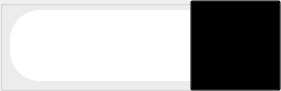
  <widget class="QGroupBox" name="groupBox_4">
   <property name="geometry">
    <rect>
     <x>40</x>
     <y>210</y>
     <width>281</width>
     <height>91</height>
    </rect>
   </property>
   <property name="styleSheet">
    <string notr="true">#groupBox_4 {
    border: none; /* Çerçeveyi kaldırmak için */
}
</string>
   </property>
   <property name="title">
    <string/>
   </property>
   <widget class="QPushButton" name="btnArka1_21">
    <property name="geometry">
     <rect>
      <x>10</x>
      <y>10</y>
      <width>251</width>
      <height>71</height>
     </rect>
    </property>
    <property name="palette">
     <palette>
      <active>
       <colorrole role="WindowText">
        <brush brushstyle="SolidPattern">
         <color alpha="255">
          <red>0</red>
          <green>0</green>
          <blue>0</blue>
         </color>
        </brush>
       </colorrole>
       <colorrole role="Button">
        <brush brushstyle="SolidPattern">
         <color alpha="255">
          <red>255</red>
          <green>255</green>
          <blue>255</blue>
         </color>
        </brush>
       </colorrole>
       <colorrole role="Light">
        <brush brushstyle="SolidPattern">
         <color alpha="255">
          <red>255</red>
          <green>255</green>
          <blue>255</blue>
         </color>
        </brush>
       </colorrole>
       <colorrole role="Midlight">
        <brush brushstyle="SolidPattern">
         <color alpha="255">
          <red>255</red>
          <green>255</green>
          <blue>255</blue>
         </color>
        </brush>
       </colorrole>
       <colorrole role="Dark">
        <brush brushstyle="SolidPattern">
         <color alpha="255">
          <red>127</red>
          <green>127</green>
          <blue>127</blue>
         </color>
        </brush>
       </colorrole>
       <colorrole role="Mid">
        <brush brushstyle="SolidPattern">
         <color alpha="255">
          <red>170</red>
          <green>170</green>
          <blue>170</blue>
         </color>
        </brush>
       </colorrole>
       <colorrole role="Text">
        <brush brushstyle="SolidPattern">
         <color alpha="255">
          <red>0</red>
          <green>0</green>
          <blue>0</blue>
         </color>
        </brush>
       </colorrole>
       <colorrole role="BrightText">
        <brush brushstyle="SolidPattern">
         <color alpha="255">
          <red>255</red>
          <green>255</green>
          <blue>255</blue>
         </color>
        </brush>
       </colorrole>
       <colorrole role="ButtonText">
        <brush brushstyle="SolidPattern">
         <color alpha="255">
          <red>0</red>
          <green>0</green>
          <blue>0</blue>
         </color>
        </brush>
       </colorrole>
       <colorrole role="Base">
        <brush brushstyle="SolidPattern">
         <color alpha="255">
          <red>255</red>
          <green>255</green>
          <blue>255</blue>
         </color>
        </brush>
       </colorrole>
       <colorrole role="Window">
        <brush brushstyle="SolidPattern">
         <color alpha="255">
          <red>255</red>
          <green>255</green>
          <blue>255</blue>
         </color>
        </brush>
       </colorrole>
       <colorrole role="Shadow">
        <brush brushstyle="SolidPattern">
         <color alpha="255">
          <red>0</red>
          <green>0</green>
          <blue>0</blue>
         </color>
        </brush>
       </colorrole>
       <colorrole role="AlternateBase">
        <brush brushstyle="SolidPattern">
         <color alpha="255">
          <red>255</red>
          <green>255</green>
          <blue>255</blue>
         </color>
        </brush>
       </colorrole>
       <colorrole role="ToolTipBase">
        <brush brushstyle="SolidPattern">
         <color alpha="255">
          <red>255</red>
          <green>255</green>
          <blue>220</blue>
         </color>
        </brush>
       </colorrole>
       <colorrole role="ToolTipText">
        <brush brushstyle="SolidPattern">
         <color alpha="255">
          <red>0</red>
          <green>0</green>
          <blue>0</blue>
         </color>
        </brush>
       </colorrole>
      </active>
      <inactive>
       <colorrole role="WindowText">
        <brush brushstyle="SolidPattern">
         <color alpha="255">
          <red>0</red>
          <green>0</green>
          <blue>0</blue>
         </color>
        </brush>
       </colorrole>
       <colorrole role="Button">
        <brush brushstyle="SolidPattern">
         <color alpha="255">
          <red>255</red>
          <green>255</green>
          <blue>255</blue>
         </color>
        </brush>
       </colorrole>
       <colorrole role="Light">
        <brush brushstyle="SolidPattern">
         <color alpha="255">
          <red>255</red>
          <green>255</green>
          <blue>255</blue>
         </color>
        </brush>
       </colorrole>
       <colorrole role="Midlight">
        <brush brushstyle="SolidPattern">
         <color alpha="255">
          <red>255</red>
          <green>255</green>
          <blue>255</blue>
         </color>
        </brush>
       </colorrole>
       <colorrole role="Dark">
        <brush brushstyle="SolidPattern">
         <color alpha="255">
          <red>127</red>
          <green>127</green>
          <blue>127</blue>
         </color>
        </brush>
       </colorrole>
       <colorrole role="Mid">
        <brush brushstyle="SolidPattern">
         <color alpha="255">
          <red>170</red>
          <green>170</green>
          <blue>170</blue>
         </color>
        </brush>
       </colorrole>
       <colorrole role="Text">
        <brush brushstyle="SolidPattern">
         <color alpha="255">
          <red>0</red>
          <green>0</green>
          <blue>0</blue>
         </color>
        </brush>
       </colorrole>
       <colorrole role="BrightText">
        <brush brushstyle="SolidPattern">
         <color alpha="255">
          <red>255</red>
          <green>255</green>
          <blue>255</blue>
         </color>
        </brush>
       </colorrole>
       <colorrole role="ButtonText">
        <brush brushstyle="SolidPattern">
         <color alpha="255">
          <red>0</red>
          <green>0</green>
          <blue>0</blue>
         </color>
        </brush>
       </colorrole>
       <colorrole role="Base">
        <brush brushstyle="SolidPattern">
         <color alpha="255">
          <red>255</red>
          <green>255</green>
          <blue>255</blue>
         </color>
        </brush>
       </colorrole>
       <colorrole role="Window">
        <brush brushstyle="SolidPattern">
         <color alpha="255">
          <red>255</red>
          <green>255</green>
          <blue>255</blue>
         </color>
        </brush>
       </colorrole>
       <colorrole role="Shadow">
        <brush brushstyle="SolidPattern">
         <color alpha="255">
          <red>0</red>
          <green>0</green>
          <blue>0</blue>
         </color>
        </brush>
       </colorrole>
       <colorrole role="AlternateBase">
        <brush brushstyle="SolidPattern">
         <color alpha="255">
          <red>255</red>
          <green>255</green>
          <blue>255</blue>
         </color>
        </brush>
       </colorrole>
       <colorrole role="ToolTipBase">
        <brush brushstyle="SolidPattern">
         <color alpha="255">
          <red>255</red>
          <green>255</green>
          <blue>220</blue>
         </color>
        </brush>
       </colorrole>
       <colorrole role="ToolTipText">
        <brush brushstyle="SolidPattern">
         <color alpha="255">
          <red>0</red>
          <green>0</green>
          <blue>0</blue>
         </color>
        </brush>
       </colorrole>
      </inactive>
      <disabled>
       <colorrole role="WindowText">
        <brush brushstyle="SolidPattern">
         <color alpha="255">
          <red>127</red>
          <green>127</green>
          <blue>127</blue>
         </color>
        </brush>
       </colorrole>
       <colorrole role="Button">
        <brush brushstyle="SolidPattern">
         <color alpha="255">
          <red>255</red>
          <green>255</green>
          <blue>255</blue>
         </color>
        </brush>
       </colorrole>
       <colorrole role="Light">
        <brush brushstyle="SolidPattern">
         <color alpha="255">
          <red>255</red>
          <green>255</green>
          <blue>255</blue>
         </color>
        </brush>
       </colorrole>
       <colorrole role="Midlight">
        <brush brushstyle="SolidPattern">
         <color alpha="255">
          <red>255</red>
          <green>255</green>
          <blue>255</blue>
         </color>
        </brush>
       </colorrole>
       <colorrole role="Dark">
        <brush brushstyle="SolidPattern">
         <color alpha="255">
          <red>127</red>
          <green>127</green>
          <blue>127</blue>
         </color>
        </brush>
       </colorrole>
       <colorrole role="Mid">
        <brush brushstyle="SolidPattern">
         <color alpha="255">
          <red>170</red>
          <green>170</green>
          <blue>170</blue>
         </color>
        </brush>
       </colorrole>
       <colorrole role="Text">
        <brush brushstyle="SolidPattern">
         <color alpha="255">
          <red>127</red>
          <green>127</green>
          <blue>127</blue>
         </color>
        </brush>
       </colorrole>
       <colorrole role="BrightText">
        <brush brushstyle="SolidPattern">
         <color alpha="255">
          <red>255</red>
          <green>255</green>
          <blue>255</blue>
         </color>
        </brush>
       </colorrole>
       <colorrole role="ButtonText">
        <brush brushstyle="SolidPattern">
         <color alpha="255">
          <red>127</red>
          <green>127</green>
          <blue>127</blue>
         </color>
        </brush>
       </colorrole>
       <colorrole role="Base">
        <brush brushstyle="SolidPattern">
         <color alpha="255">
          <red>255</red>
          <green>255</green>
          <blue>255</blue>
         </color>
        </brush>
       </colorrole>
       <colorrole role="Window">
        <brush brushstyle="SolidPattern">
         <color alpha="255">
          <red>255</red>
          <green>255</green>
          <blue>255</blue>
         </color>
        </brush>
       </colorrole>
       <colorrole role="Shadow">
        <brush brushstyle="SolidPattern">
         <color alpha="255">
          <red>0</red>
          <green>0</green>
          <blue>0</blue>
         </color>
        </brush>
       </colorrole>
       <colorrole role="AlternateBase">
        <brush brushstyle="SolidPattern">
         <color alpha="255">
          <red>255</red>
          <green>255</green>
          <blue>255</blue>
         </color>
        </brush>
       </colorrole>
       <colorrole role="ToolTipBase">
        <brush brushstyle="SolidPattern">
         <color alpha="255">
          <red>255</red>
          <green>255</green>
          <blue>220</blue>
         </color>
        </brush>
       </colorrole>
       <colorrole role="ToolTipText">
        <brush brushstyle="SolidPattern">
         <color alpha="255">
          <red>0</red>
          <green>0</green>
          <blue>0</blue>
         </color>
        </brush>
       </colorrole>
      </disabled>
     </palette>
    </property>
    <property name="styleSheet">
     <string notr="true">background-color: rgb(255, 255, 255);
border-radius:30px</string>
    </property>
    <property name="text">
     <string/>
    </property>
    <property name="iconSize">
     <size>
      <width>383</width>
      <height>70</height>
     </size>
    </property>
   </widget>
   <widget class="QPushButton" name="lblOdemeMasaNo">
    <property name="geometry">
     <rect>
      <x>30</x>
      <y>10</y>
      <width>161</width>
      <height>71</height>
     </rect>
    </property>
    <property name="palette">
     <palette>
      <active>
       <colorrole role="WindowText">
        <brush brushstyle="SolidPattern">
         <color alpha="255">
          <red>0</red>
          <green>0</green>
          <blue>0</blue>
         </color>
        </brush>
       </colorrole>
       <colorrole role="Button">
        <brush brushstyle="SolidPattern">
         <color alpha="0">
          <red>0</red>
          <green>0</green>
          <blue>0</blue>
         </color>
        </brush>
       </colorrole>
       <colorrole role="Text">
        <brush brushstyle="SolidPattern">
         <color alpha="255">
          <red>0</red>
          <green>0</green>
          <blue>0</blue>
         </color>
        </brush>
       </colorrole>
       <colorrole role="ButtonText">
        <brush brushstyle="SolidPattern">
         <color alpha="255">
          <red>0</red>
          <green>0</green>
          <blue>0</blue>
         </color>
        </brush>
       </colorrole>
       <colorrole role="Base">
        <brush brushstyle="SolidPattern">
         <color alpha="0">
          <red>0</red>
          <green>0</green>
          <blue>0</blue>
         </color>
        </brush>
       </colorrole>
       <colorrole role="Window">
        <brush brushstyle="SolidPattern">
         <color alpha="0">
          <red>0</red>
          <green>0</green>
          <blue>0</blue>
         </color>
        </brush>
       </colorrole>
      </active>
      <inactive>
       <colorrole role="WindowText">
        <brush brushstyle="SolidPattern">
         <color alpha="255">
          <red>0</red>
          <green>0</green>
          <blue>0</blue>
         </color>
        </brush>
       </colorrole>
       <colorrole role="Button">
        <brush brushstyle="SolidPattern">
         <color alpha="0">
          <red>0</red>
          <green>0</green>
          <blue>0</blue>
         </color>
        </brush>
       </colorrole>
       <colorrole role="Text">
        <brush brushstyle="SolidPattern">
         <color alpha="255">
          <red>0</red>
          <green>0</green>
          <blue>0</blue>
         </color>
        </brush>
       </colorrole>
       <colorrole role="ButtonText">
        <brush brushstyle="SolidPattern">
         <color alpha="255">
          <red>0</red>
          <green>0</green>
          <blue>0</blue>
         </color>
        </brush>
       </colorrole>
       <colorrole role="Base">
        <brush brushstyle="SolidPattern">
         <color alpha="0">
          <red>0</red>
          <green>0</green>
          <blue>0</blue>
         </color>
        </brush>
       </colorrole>
       <colorrole role="Window">
        <brush brushstyle="SolidPattern">
         <color alpha="0">
          <red>0</red>
          <green>0</green>
          <blue>0</blue>
         </color>
        </brush>
       </colorrole>
      </inactive>
      <disabled>
       <colorrole role="WindowText">
        <brush brushstyle="SolidPattern">
         <color alpha="255">
          <red>0</red>
          <green>0</green>
          <blue>0</blue>
         </color>
        </brush>
       </colorrole>
       <colorrole role="Button">
        <brush brushstyle="SolidPattern">
         <color alpha="0">
          <red>0</red>
          <green>0</green>
          <blue>0</blue>
         </color>
        </brush>
       </colorrole>
       <colorrole role="Text">
        <brush brushstyle="SolidPattern">
         <color alpha="255">
          <red>0</red>
          <green>0</green>
          <blue>0</blue>
         </color>
        </brush>
       </colorrole>
       <colorrole role="ButtonText">
        <brush brushstyle="SolidPattern">
         <color alpha="255">
          <red>0</red>
          <green>0</green>
          <blue>0</blue>
         </color>
        </brush>
       </colorrole>
       <colorrole role="Base">
        <brush brushstyle="SolidPattern">
         <color alpha="0">
          <red>0</red>
          <green>0</green>
          <blue>0</blue>
         </color>
        </brush>
       </colorrole>
       <colorrole role="Window">
        <brush brushstyle="SolidPattern">
         <color alpha="0">
          <red>0</red>
          <green>0</green>
          <blue>0</blue>
         </color>
        </brush>
       </colorrole>
      </disabled>
     </palette>
    </property>
    <property name="font">
     <font>
      <family>Cascadia Mono</family>
      <pointsize>18</pointsize>
      <weight>75</weight>
      <bold>true</bold>
     </font>
    </property>
    <property name="autoFillBackground">
     <bool>false</bool>
    </property>
    <property name="styleSheet">
     <string notr="true">QPushButton {
    background-color: transparent;
    color: black;
    border: none;
    border-bottom: 2px solid transparent;
    padding-bottom: 2px; /* Butonun altına boşluk ekler, alt çizgiyi görünür kılar */
}
</string>
    </property>
    <property name="text">
     <string/>
    </property>
    <property name="checkable">
     <bool>true</bool>
    </property>
   </widget>
   <widget class="QPushButton" name="btnUrunGetir">
    <property name="geometry">
     <rect>
      <x>190</x>
      <y>0</y>
      <width>91</width>
      <height>91</height>
     </rect>
    </property>
    <property name="palette">
     <palette>
      <active>
       <colorrole role="WindowText">
        <brush brushstyle="SolidPattern">
         <color alpha="255">
          <red>0</red>
          <green>0</green>
          <blue>0</blue>
         </color>
        </brush>
       </colorrole>
       <colorrole role="Button">
        <brush brushstyle="SolidPattern">
         <color alpha="0">
          <red>0</red>
          <green>0</green>
          <blue>0</blue>
         </color>
        </brush>
       </colorrole>
       <colorrole role="Light">
        <brush brushstyle="SolidPattern">
         <color alpha="255">
          <red>255</red>
          <green>255</green>
          <blue>255</blue>
         </color>
        </brush>
       </colorrole>
       <colorrole role="Midlight">
        <brush brushstyle="SolidPattern">
         <color alpha="255">
          <red>255</red>
          <green>255</green>
          <blue>255</blue>
         </color>
        </brush>
       </colorrole>
       <colorrole role="Dark">
        <brush brushstyle="SolidPattern">
         <color alpha="255">
          <red>127</red>
          <green>127</green>
          <blue>127</blue>
         </color>
        </brush>
       </colorrole>
       <colorrole role="Mid">
        <brush brushstyle="SolidPattern">
         <color alpha="255">
          <red>170</red>
          <green>170</green>
          <blue>170</blue>
         </color>
        </brush>
       </colorrole>
       <colorrole role="Text">
        <brush brushstyle="SolidPattern">
         <color alpha="255">
          <red>0</red>
          <green>0</green>
          <blue>0</blue>
         </color>
        </brush>
       </colorrole>
       <colorrole role="BrightText">
        <brush brushstyle="SolidPattern">
         <color alpha="255">
          <red>255</red>
          <green>255</green>
          <blue>255</blue>
         </color>
        </brush>
       </colorrole>
       <colorrole role="ButtonText">
        <brush brushstyle="SolidPattern">
         <color alpha="255">
          <red>0</red>
          <green>0</green>
          <blue>0</blue>
         </color>
        </brush>
       </colorrole>
       <colorrole role="Base">
        <brush brushstyle="SolidPattern">
         <color alpha="0">
          <red>0</red>
          <green>0</green>
          <blue>0</blue>
         </color>
        </brush>
       </colorrole>
       <colorrole role="Window">
        <brush brushstyle="SolidPattern">
         <color alpha="0">
          <red>0</red>
          <green>0</green>
          <blue>0</blue>
         </color>
        </brush>
       </colorrole>
       <colorrole role="Shadow">
        <brush brushstyle="SolidPattern">
         <color alpha="255">
          <red>0</red>
          <green>0</green>
          <blue>0</blue>
         </color>
        </brush>
       </colorrole>
       <colorrole role="AlternateBase">
        <brush brushstyle="SolidPattern">
         <color alpha="255">
          <red>255</red>
          <green>255</green>
          <blue>255</blue>
         </color>
        </brush>
       </colorrole>
       <colorrole role="ToolTipBase">
        <brush brushstyle="SolidPattern">
         <color alpha="255">
          <red>255</red>
          <green>255</green>
          <blue>220</blue>
         </color>
        </brush>
       </colorrole>
       <colorrole role="ToolTipText">
        <brush brushstyle="SolidPattern">
         <color alpha="255">
          <red>0</red>
          <green>0</green>
          <blue>0</blue>
         </color>
        </brush>
       </colorrole>
      </active>
      <inactive>
       <colorrole role="WindowText">
        <brush brushstyle="SolidPattern">
         <color alpha="255">
          <red>0</red>
          <green>0</green>
          <blue>0</blue>
         </color>
        </brush>
       </colorrole>
       <colorrole role="Button">
        <brush brushstyle="SolidPattern">
         <color alpha="0">
          <red>0</red>
          <green>0</green>
          <blue>0</blue>
         </color>
        </brush>
       </colorrole>
       <colorrole role="Light">
        <brush brushstyle="SolidPattern">
         <color alpha="255">
          <red>255</red>
          <green>255</green>
          <blue>255</blue>
         </color>
        </brush>
       </colorrole>
       <colorrole role="Midlight">
        <brush brushstyle="SolidPattern">
         <color alpha="255">
          <red>255</red>
          <green>255</green>
          <blue>255</blue>
         </color>
        </brush>
       </colorrole>
       <colorrole role="Dark">
        <brush brushstyle="SolidPattern">
         <color alpha="255">
          <red>127</red>
          <green>127</green>
          <blue>127</blue>
         </color>
        </brush>
       </colorrole>
       <colorrole role="Mid">
        <brush brushstyle="SolidPattern">
         <color alpha="255">
          <red>170</red>
          <green>170</green>
          <blue>170</blue>
         </color>
        </brush>
       </colorrole>
       <colorrole role="Text">
        <brush brushstyle="SolidPattern">
         <color alpha="255">
          <red>0</red>
          <green>0</green>
          <blue>0</blue>
         </color>
        </brush>
       </colorrole>
       <colorrole role="BrightText">
        <brush brushstyle="SolidPattern">
         <color alpha="255">
          <red>255</red>
          <green>255</green>
          <blue>255</blue>
         </color>
        </brush>
       </colorrole>
       <colorrole role="ButtonText">
        <brush brushstyle="SolidPattern">
         <color alpha="255">
          <red>0</red>
          <green>0</green>
          <blue>0</blue>
         </color>
        </brush>
       </colorrole>
       <colorrole role="Base">
        <brush brushstyle="SolidPattern">
         <color alpha="0">
          <red>0</red>
          <green>0</green>
          <blue>0</blue>
         </color>
        </brush>
       </colorrole>
       <colorrole role="Window">
        <brush brushstyle="SolidPattern">
         <color alpha="0">
          <red>0</red>
          <green>0</green>
          <blue>0</blue>
         </color>
        </brush>
       </colorrole>
       <colorrole role="Shadow">
        <brush brushstyle="SolidPattern">
         <color alpha="255">
          <red>0</red>
          <green>0</green>
          <blue>0</blue>
         </color>
        </brush>
       </colorrole>
       <colorrole role="AlternateBase">
        <brush brushstyle="SolidPattern">
         <color alpha="255">
          <red>255</red>
          <green>255</green>
          <blue>255</blue>
         </color>
        </brush>
       </colorrole>
       <colorrole role="ToolTipBase">
        <brush brushstyle="SolidPattern">
         <color alpha="255">
          <red>255</red>
          <green>255</green>
          <blue>220</blue>
         </color>
        </brush>
       </colorrole>
       <colorrole role="ToolTipText">
        <brush brushstyle="SolidPattern">
         <color alpha="255">
          <red>0</red>
          <green>0</green>
          <blue>0</blue>
         </color>
        </brush>
       </colorrole>
      </inactive>
      <disabled>
       <colorrole role="WindowText">
        <brush brushstyle="SolidPattern">
         <color alpha="255">
          <red>127</red>
          <green>127</green>
          <blue>127</blue>
         </color>
        </brush>
       </colorrole>
       <colorrole role="Button">
        <brush brushstyle="SolidPattern">
         <color alpha="0">
          <red>0</red>
          <green>0</green>
          <blue>0</blue>
         </color>
        </brush>
       </colorrole>
       <colorrole role="Light">
        <brush brushstyle="SolidPattern">
         <color alpha="255">
          <red>255</red>
          <green>255</green>
          <blue>255</blue>
         </color>
        </brush>
       </colorrole>
       <colorrole role="Midlight">
        <brush brushstyle="SolidPattern">
         <color alpha="255">
          <red>255</red>
          <green>255</green>
          <blue>255</blue>
         </color>
        </brush>
       </colorrole>
       <colorrole role="Dark">
        <brush brushstyle="SolidPattern">
         <color alpha="255">
          <red>127</red>
          <green>127</green>
          <blue>127</blue>
         </color>
        </brush>
       </colorrole>
       <colorrole role="Mid">
        <brush brushstyle="SolidPattern">
         <color alpha="255">
          <red>170</red>
          <green>170</green>
          <blue>170</blue>
         </color>
        </brush>
       </colorrole>
       <colorrole role="Text">
        <brush brushstyle="SolidPattern">
         <color alpha="255">
          <red>127</red>
          <green>127</green>
          <blue>127</blue>
         </color>
        </brush>
       </colorrole>
       <colorrole role="BrightText">
        <brush brushstyle="SolidPattern">
         <color alpha="255">
          <red>255</red>
          <green>255</green>
          <blue>255</blue>
         </color>
        </brush>
       </colorrole>
       <colorrole role="ButtonText">
        <brush brushstyle="SolidPattern">
         <color alpha="255">
          <red>127</red>
          <green>127</green>
          <blue>127</blue>
         </color>
        </brush>
       </colorrole>
       <colorrole role="Base">
        <brush brushstyle="SolidPattern">
         <color alpha="0">
          <red>0</red>
          <green>0</green>
          <blue>0</blue>
         </color>
        </brush>
       </colorrole>
       <colorrole role="Window">
        <brush brushstyle="SolidPattern">
         <color alpha="0">
          <red>0</red>
          <green>0</green>
          <blue>0</blue>
         </color>
        </brush>
       </colorrole>
       <colorrole role="Shadow">
        <brush brushstyle="SolidPattern">
         <color alpha="255">
          <red>0</red>
          <green>0</green>
          <blue>0</blue>
         </color>
        </brush>
       </colorrole>
       <colorrole role="AlternateBase">
        <brush brushstyle="SolidPattern">
         <color alpha="255">
          <red>255</red>
          <green>255</green>
          <blue>255</blue>
         </color>
        </brush>
       </colorrole>
       <colorrole role="ToolTipBase">
        <brush brushstyle="SolidPattern">
         <color alpha="255">
          <red>255</red>
          <green>255</green>
          <blue>220</blue>
         </color>
        </brush>
       </colorrole>
       <colorrole role="ToolTipText">
        <brush brushstyle="SolidPattern">
         <color alpha="255">
          <red>0</red>
          <green>0</green>
          <blue>0</blue>
         </color>
        </brush>
       </colorrole>
      </disabled>
     </palette>
    </property>
    <property name="styleSheet">
     <string notr="true">
background-color: transparent</string>
    </property>
    <property name="text">
     <string/>
    </property>
    <property name="icon">
     <iconset resource="../ImageRestorant.qrc">
      <normaloff>:/ıconlar/resimler/ıcon/Graphicloads-100-Flat-Zoom-search-2.256.png</normaloff>:/ıconlar/resimler/ıcon/Graphicloads-100-Flat-Zoom-search-2.256.png</iconset>
    </property>
    <property name="iconSize">
     <size>
      <width>368</width>
      <height>75</height>
     </size>
    </property>
   </widget>
  </widget>
